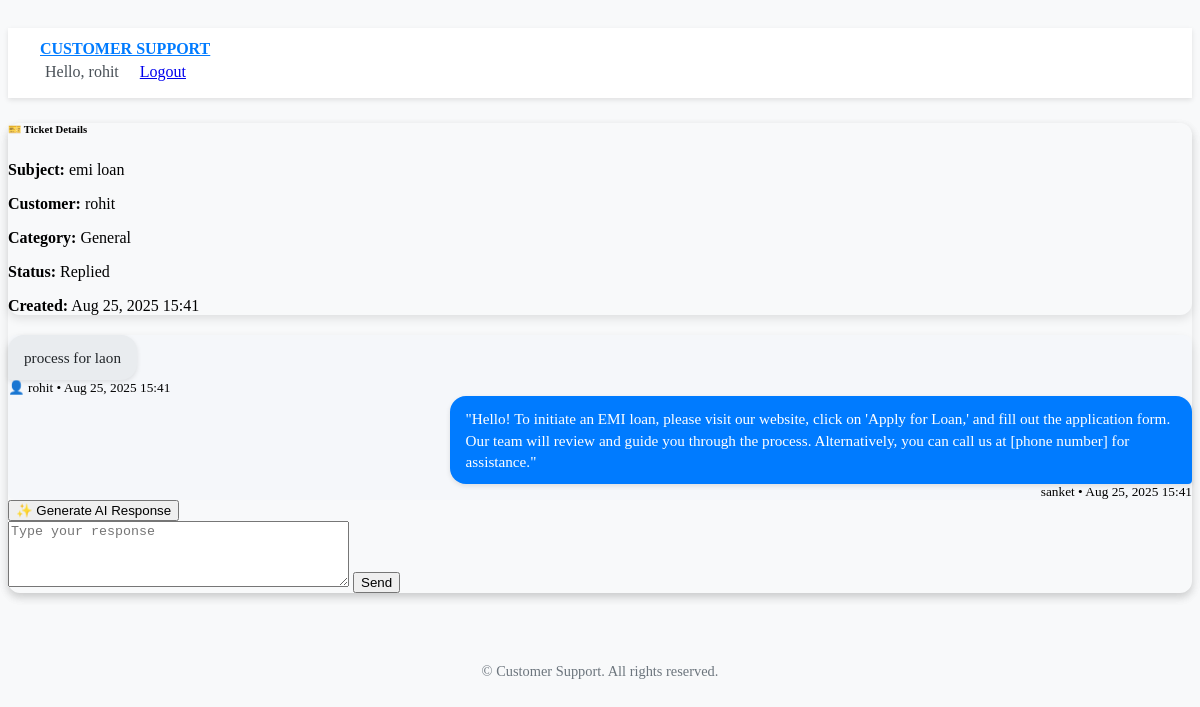
The page /ticket/8/ (signed in) on the database its author committed.
### support/models.py (models this page shows, shortened)
class Ticket(models.Model):
    STATUS_CHOICES = [
        ('pending', 'Pending'),
        ('replied', 'Replied'),
        ('closed', 'Closed'),
    ]
    customer = models.ForeignKey(User, on_delete=models.CASCADE, related_name='tickets')
    subject = models.CharField(max_length=200)
    message = models.TextField()
    category = models.ForeignKey(Category, on_delete=models.SET_NULL, null=True, blank=True)
    status = models.CharField(max_length=20, choices=STATUS_CHOICES, default='pending')
    created_at = models.DateTimeField(default=timezone.now)
    updated_at = models.DateTimeField(auto_now=True)

class Category(models.Model):
    name = models.CharField(max_length=100)
    description = models.TextField(blank=True)

class Reply(models.Model):
    ticket = models.ForeignKey(Ticket, on_delete=models.CASCADE, related_name='replies')
    responder = models.ForeignKey(User, on_delete=models.CASCADE)
    message = models.TextField()
    is_ai_generated = models.BooleanField(default=False)
    is_modified = models.BooleanField(default=False)
    created_at = models.DateTimeField(default=timezone.now)

### support/views.py (the view)
# urls.py: path('ticket/<int:ticket_id>/', views.ticket_detail, name='ticket_detail'),
@login_required
def ticket_detail(request, ticket_id):
    ticket = get_object_or_404(Ticket, id=ticket_id)
    if not request.user.is_staff and ticket.customer != request.user:
        messages.error(request, 'Access denied.')
        return redirect('customer_dashboard')
    replies = ticket.replies.all()
    if request.method == 'POST':
        from .forms import ReplyForm
        form = ReplyForm(request.POST)
        if form.is_valid():
            response = form.cleaned_data['message'].strip()
            if not response:
                messages.error(request, 'Response cannot be empty. Please provide a proper message.')
                return redirect('ticket_detail', ticket_id=ticket_id)
            ticket.status = 'replied'
            ticket.save()
            Reply.objects.create(
                ticket=ticket,
                responder=request.user,
                message=response,
                is_ai_generated=form.cleaned_data.get('is_ai_generated', False)
            )
            messages.success(request, 'Response submitted successfully!')
            return redirect('ticket_detail', ticket_id=ticket_id)
        else:
            messages.error(request, 'Please provide a valid response.')
            return redirect('ticket_detail', ticket_id=ticket_id)
    else:
        from .forms import ReplyForm
        form = ReplyForm()
    return render(request, 'support/ticket_detail.html', {
        'ticket': ticket,
        'replies': replies,
        'form': form
    })

### support/forms.py
class ReplyForm(forms.ModelForm):
    class Meta:
        model = Reply
        fields = ['message', 'is_ai_generated']
        widgets = {
            'message': forms.Textarea(attrs={
                'class': 'form-control',
                'placeholder': 'Type your response',
                'rows': 4,
                'id': 'reply-message'
            }),
            'is_ai_generated': forms.CheckboxInput(attrs={
                'class': 'form-check-input'
            }),
        }
        labels = {
            'message': 'Response',
            'is_ai_generated': 'AI Generated',
        }

### support/templates/support/ticket_detail.html (shortened to what this page needs)
{% extends 'support/base.html' %}
{% load static %}
{% block content %}
<div class="container my-4">
  <div class="row">
    <div class="col-md-4">
      <div class="card shadow-sm border-0 mb-3">
        <div class="card-body">
          <h6 class="fw-bold text-secondary mb-3">🎫 Ticket Details</h6>
          <p><strong>Subject:</strong> {{ ticket.subject }}</p>
          <p><strong>Customer:</strong> {{ ticket.customer.username }}</p>
          <p><strong>Category:</strong> {{ ticket.category.name|default:"General" }}</p>
          <p><strong>Status:</strong>
            <span class="badge {% if ticket.status == 'pending' %}bg-warning{% elif ticket.status == 'replied' %}bg-success{% else %}bg-secondary{% endif %}">
              {{ ticket.get_status_display }}
            </span>
          </p>
          <p><strong>Created:</strong> {{ ticket.created_at|date:"M d, Y H:i" }}</p>
        </div>
      </div>
    </div>
    <div class="col-md-8 d-flex flex-column">
      <div class="card shadow-sm border-0 flex-grow-1 d-flex flex-column">
        <div class="card-body chat-body flex-grow-1 overflow-auto p-3"
             style="max-height: 500px; background:#f5f7fa; border-radius: 8px;">
          <div class="chat-message left mb-4">
            <div class="bubble customer">
              {{ ticket.message }}
            </div>
            <small class="text-muted d-block mt-1">
              👤 {{ ticket.customer.username }} • {{ ticket.created_at|date:"M d, Y H:i" }}
            </small>
          </div>
          {% for reply in replies %}
            <div class="chat-message {% if reply.responder.is_staff %}right{% else %}left{% endif %} mb-4">
              <div class="bubble {% if reply.is_modified %}modified-ai{% elif reply.responder.is_staff %}staff{% else %}customer{% endif %}">
                {{ reply.message }}
              </div>
              <small class="text-muted d-block mt-1 {% if reply.responder.is_staff %}text-end{% endif %}">
                {{ reply.responder.username }} • {{ reply.created_at|date:"M d, Y H:i" }}
              </small>
            </div>
          {% empty %}
            <p class="text-muted">No replies yet.</p>
          {% endfor %}
        </div>
        <div class="card-footer bg-white border-0">
          <button id="generate-ai-btn" class="btn btn-outline-info w-100 mb-2" data-ticket-id="{{ ticket.id }}">
            ✨ Generate AI Response
          </button>
          <form method="post" class="d-flex">
            {{ form.message }}
            <button type="submit" class="btn btn-primary ms-2">Send</button>
          </form>
        </div>
      </div>
    </div>
  </div>
</div>
{% endblock %}

### support/templates/support/base.html (shortened to what this page needs)
{% load static %}
<!DOCTYPE html>
<html lang="en">
<head>
    <link href="{% static 'css/bootstrap.min.css' %}" rel="stylesheet">
</head>
<body>
<nav class="navbar navbar-expand-lg">
    <div class="container">
        <a class="navbar-brand me-auto" href="{% if user.is_authenticated %}{% if user.is_staff %}{% url 'admin_dashboard' %}{% else %}{% url 'customer_dashboard' %}{% endif %}{% else %}{% url 'login' %}{% endif %}">
            CUSTOMER SUPPORT
        </a>
        <div class="nav-user ms-auto">
            {% if user.is_authenticated %}
                <span class="welcome-text">Hello, {{ user.username }}</span>
                <a class="btn btn-outline-primary btn-sm" href="{% url 'logout' %}">Logout</a>
            {% else %}
                <a class="btn btn-outline-primary btn-sm" href="{% url 'login' %}">Login</a>
                <a class="btn btn-primary btn-sm" href="{% url 'register' %}">Register</a>
            {% endif %}
        </div>
    </div>
</nav>
<div class="container mt-5">
    <div class="card p-4 mb-4">
        {% block content %}{% endblock %}
    </div>
</div>
<footer>
    &copy; {{ now.year }} Customer Support. All rights reserved.
</footer>
</body>
</html>

### support/templates/support/base.html (style rules this page uses)
body { background-color: #f8f9fa; }
.navbar { background-color: #ffffff; box-shadow: 0 2px 5px rgba(0,0,0,0.1); padding: 0.75rem 2rem; }
.navbar-brand { font-weight: bold; color: #007bff !important; margin-bottom: 5px; }
.nav-user { display: flex; align-items: center; gap: 1rem; }
.welcome-text { font-weight: 500; color: #495057; margin:5px; }
.card { border-radius: 0.75rem; box-shadow: 0 4px 10px rgba(0,0,0,0.1); }
footer { margin-top: 50px; padding: 20px 0; text-align: center; color: #6c757d; font-size: 0.9rem; }

### support/templates/support/ticket_detail.html (style rules this page uses)
.chat-message { display: flex; flex-direction: column; max-width: 75%; }
.chat-message.right { margin-left: auto; align-items: flex-end; }
.chat-message.left { margin-right: auto; align-items: flex-start; }
.bubble { padding: 12px 16px; border-radius: 16px; font-size: 0.95rem; line-height: 1.4; box-shadow: 0 2px 5px rgba(0,0,0,0.1); max-width: 80%; word-wrap: break-word; }
.bubble.customer { background: #e9ecef; color: #212529; border-bottom-left-radius: 4px; }
.bubble.staff { background: #007bff; color: #fff; border-bottom-right-radius: 4px; }

### rows shown on the page
Ticket: subject "emi loan", customer.username "rohit", category.name "General", status "Replied", created_at "Aug 25, 2025 15:41", message "process for laon"
Reply: message "\"Hello! To initiate an EMI loan, please visit our website, click on 'Apply for Loan,' and fill out the application form. Our team will review and guide you through the process. Alternatively, you can call us at [phone number] for assistance.\"", responder.username "sanket", created_at "Aug 25, 2025 15:41"

### other values the page prints
{{ user.username }} "rohit"
